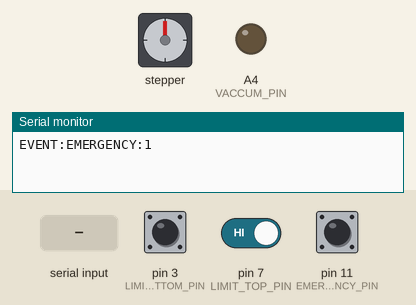
Bench run of a sketch on a simulated Arduino Mega 2560, built with avr-gcc and run on an emulated ATmega2560. Parts: stepper motor, output pins drawn as LEDs (lit = HIGH), the last lines printed to the serial monitor. Wiring (inferred from the names in the program): stepper motor driver (200 steps per turn assumed): step pin 12; direction pin 13. Inputs (shaded band) come from the test bench; at power-on: pin 7 (LIMIT_TOP_PIN) HIGH, pin 3 (LIMIT_BOTTOM_PIN) HIGH, pin 11 (EMERGENCY_PIN) HIGH. Pins used as bus, display or sensor lines are not drawn.

Above: at 1.2 s.
1.3 s: "1" received over Serial
At 1.55 s:
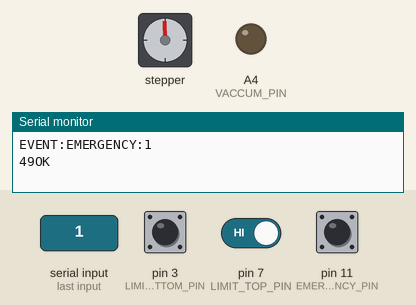
4.3 s: byte 51 (COMMAND_VACCUM_ON) received over Serial
At 4.56 s:
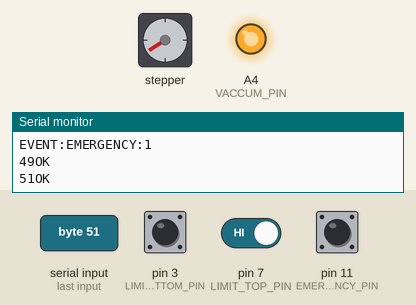
7.3 s: byte 52 (COMMAND_VACCUM_OFF) received over Serial
At 7.56 s:
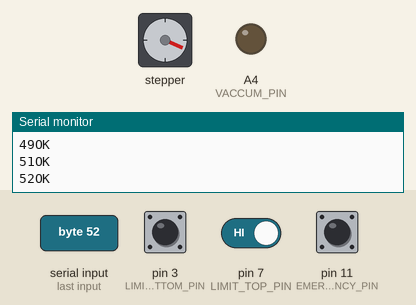
10.3 s: pin 7 (LIMIT_TOP_PIN) driven LOW
11.8 s: byte 51 (COMMAND_VACCUM_ON) received over Serial
At 12.1 s:
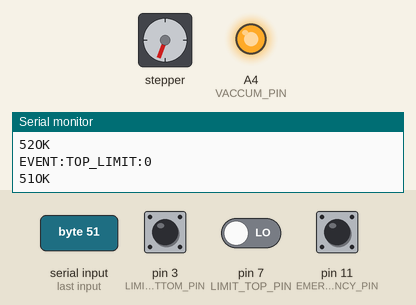
13.3 s: "2" received over Serial
At 13.85 s:
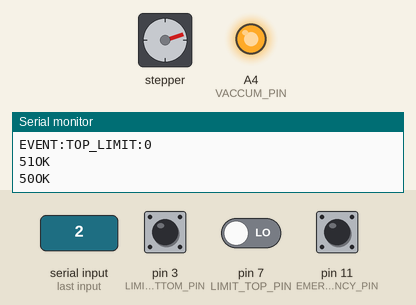
Timing chart, 0 to 17.3 s (numbered marks = the images above; inputs shaded):
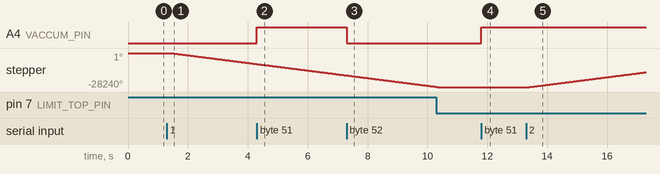

Measured:
- after the input at 1.3 s, stepper: keeps turning counter-clockwise at about 3162°/s, starting after 0.11 s
- after the input at 4.3 s, A4 (VACCUM_PIN): LOW → HIGH at once
- after the input at 7.3 s, A4 (VACCUM_PIN): HIGH → LOW at once
- after the input at 11.8 s, A4 (VACCUM_PIN): LOW → HIGH at once
- after the input at 13.3 s, stepper: keeps turning clockwise at about 3163°/s, starting after 0.11 s

The sketch:

ardduino_ads.ino
```cpp
#include <Wire.h>
#include <Adafruit_ADS1015.h>

 Adafruit_ADS1115 ads;

#define MOTOR_STEP_PIN 12
#define MOTOR_DIR_PIN 13
#define VACCUM_PIN A4
#define MICROWAVE_PIN A0
#define LIMIT_TOP_PIN 7
#define LIMIT_BOTTOM_PIN 3
#define EMERGENCY_PIN 11
//#define CABLE1_PIN A1
#define CABLE2_PIN A8
//#define CABLES_PIN A4

#define COMMAND_MOTOR_STOP 48 //0
#define COMMAND_MOTOR_UP 49   //1
#define COMMAND_MOTOR_DOWN 50 //2
#define COMMAND_VACCUM_ON 51  //3
#define COMMAND_VACCUM_OFF 52 //4
#define COMMAND_MICROWAVE_ON 53//5
#define COMMAND_MICROWAVE_OFF 54//6
#define COMMAND_MEASURE_CURRENT 55//7
#define COMMAND_READ_CABLE_CONNECTION 56//8
#define COMMAND_GET_LIMIT_SWITCH_STATE 57//9
#define MOVING_UP 1
#define MOVING_DOWN 2
#define MOVING_NONE 0

boolean isMoving=false;
int moveDirection=0;

boolean emergencyState = false;
boolean bottomLimitState = false;
boolean topLimitState = false;
boolean watchAttachedCable = false;

//debounce emergency
long debounceDelay = 50;    // the debounce time; increase if the output flickers
long lastDebounceTimeEmergency = 0;  // the last time the output pin was toggled
int lastEmergencyState=1;

long lastDebounceTimeTopLimit = 0 ;
int lastTopLimitState = 1;

long lastDebounceTimeBottomLimit = 0 ;
int lastBottomLimitState = 1;

int movingDirection =0;


void setup(){
  Serial.begin(9600);
  pinMode(MOTOR_STEP_PIN,OUTPUT);
  pinMode(MOTOR_DIR_PIN,OUTPUT);
  pinMode(VACCUM_PIN,OUTPUT);
  pinMode(MICROWAVE_PIN,OUTPUT);

  digitalWrite(MICROWAVE_PIN,LOW);
  digitalWrite(VACCUM_PIN,LOW);

  pinMode(LIMIT_TOP_PIN, INPUT_PULLUP);
  pinMode(LIMIT_BOTTOM_PIN, INPUT_PULLUP);
  pinMode(EMERGENCY_PIN, INPUT_PULLUP);
  //pinMode(CABLE1_PIN, INPUT_PULLUP);
  pinMode(CABLE2_PIN, INPUT_PULLUP);
  //pinMode(CABLES_PIN, INPUT_PULLUP);
  digitalWrite(MOTOR_DIR_PIN, HIGH);

  pinMode(CABLE2_PIN, INPUT_PULLUP);

  ads.setGain(GAIN_TWO);
  ads.begin();

}

void loop(){
//  delay(100);
//  int16_t results;

  /* Be sure to update this value based on the IC and the gain settings! */
//  float   multiplier = 0.125F;    /* ADS1015 @ +/- 6.144V gain (12-bit results) */
  //float multiplier = 0.1875F; /* ADS1115  @ +/- 6.144V gain (16-bit results) */

//  results = ads.readADC_Differential_0_1();
//  Serial.print(" Differential: "); Serial.print(results); Serial.print("("); Serial.print(results * multiplier); Serial.println("mV)");


  if(Serial.available()>0){
    int byte = Serial.read();
    String message ="OK";

    switch(byte){
      case COMMAND_MOTOR_STOP:
        isMoving = false;
        movingDirection =MOVING_NONE;
        break;
      case COMMAND_MOTOR_UP:
        digitalWrite(MOTOR_DIR_PIN, LOW);
        movingDirection = MOVING_UP;
        delay(100);
        isMoving = true;
        break;
      case COMMAND_MOTOR_DOWN:
        digitalWrite(MOTOR_DIR_PIN, HIGH);
        movingDirection = MOVING_DOWN;
        delay(100);
        isMoving = true;
        break;
      case COMMAND_VACCUM_ON:
        digitalWrite(VACCUM_PIN, HIGH);
        break;
      case COMMAND_VACCUM_OFF:
        digitalWrite(VACCUM_PIN, LOW);
        break;
      case COMMAND_MICROWAVE_ON:
        digitalWrite(MICROWAVE_PIN, HIGH);
        break;
      case COMMAND_MICROWAVE_OFF:
        digitalWrite(MICROWAVE_PIN, LOW);
        break;
      case COMMAND_MEASURE_CURRENT:
        measureLeakCurrent();
        break;
      case COMMAND_READ_CABLE_CONNECTION:
        measureCableConnection();
        break;
      case COMMAND_GET_LIMIT_SWITCH_STATE:
        sendEvent(String("LIMIT_SWITCH:")+String(topLimitState)+String(":")+String(bottomLimitState));
        break;
      default:
        message = "UNKNOW COMMAND";
        Serial.print(byte);
        break;
    }
    Serial.print(byte);
  Serial.println(message);
  Serial.flush();
  }
  readMachineState();
  driveStepper();
}


void readMachineState(){

  int topLimit,bottomLimit,emergency;

  bottomLimit = digitalRead(LIMIT_BOTTOM_PIN);
  topLimit = digitalRead(LIMIT_TOP_PIN);
  emergency = digitalRead(EMERGENCY_PIN);
  debounceEmergency(emergency);
  debounceTopLimit(topLimit);
  debounceBottomLimit(bottomLimit);
}

void measureCableConnection(){
  int cableConnection = digitalRead(CABLE2_PIN);
  sendEvent(String("CABLE_CONNECTION:")+String(cableConnection));
}

void measureLeakCurrent(){
  Serial.println("measure current");
  int cableConnection = digitalRead(CABLE2_PIN);
  int16_t results;
  float multiplier = 0.125F;
  results = ads.readADC_Differential_0_1();
  Serial.print(" Differential: "); Serial.print(results); Serial.print("("); Serial.print(results * multiplier); Serial.println("mV)");

  //int cableConnection = analogRead(CABLE2_PIN);
  //int leakCurrent = analogRead(CABLE1_PIN);
  sendEvent(String("LEAK_CURRENT:")+String(results)+String(":")+String(cableConnection));
}


void sendEvent(String msg){
  Serial.println("EVENT:"+msg);
}

//drive stepper motor
void driveStepper(){
  if(isMoving==false)
    return;
  if(movingDirection ==MOVING_UP && topLimitState == 0)
  {
    movingDirection = MOVING_NONE;
    isMoving =false;
  }

  if(movingDirection ==MOVING_DOWN && bottomLimitState == 0)
  {
    movingDirection = MOVING_NONE;
    isMoving =false;
  }

  int speedDelay=500;
  digitalWrite(MOTOR_STEP_PIN, LOW);
  delayMicroseconds(4);
  digitalWrite(MOTOR_STEP_PIN, HIGH);
  delayMicroseconds(speedDelay);

}

void debounceEmergency(int reading){
  if(reading != lastEmergencyState){
    lastDebounceTimeEmergency =millis();
  }
  if((millis() - lastDebounceTimeEmergency) > debounceDelay) {
    if(reading != emergencyState){
    emergencyState = reading;
      sendEvent(String("EMERGENCY:")+String(emergencyState));
      isMoving = false;
      movingDirection = MOVING_NONE;
    }
  }
  lastEmergencyState = reading;
}

void debounceTopLimit(int reading){
  if(reading != lastTopLimitState){
    lastDebounceTimeTopLimit =millis();
  }
  if((millis() - lastDebounceTimeTopLimit) > debounceDelay) {
    if(reading != topLimitState){
      topLimitState = reading;
      if(movingDirection == MOVING_UP){
        sendEvent(String("TOP_LIMIT:")+String(topLimitState));
        isMoving = false;
        movingDirection = MOVING_NONE;
      }
    }
  }
  lastTopLimitState = reading;
}

void debounceBottomLimit(int reading){
  if(reading != lastBottomLimitState){
    lastDebounceTimeBottomLimit =millis();
  }
  if((millis() - lastDebounceTimeBottomLimit) > debounceDelay) {
    if(reading != bottomLimitState){
      bottomLimitState = reading;
      if(movingDirection == MOVING_DOWN){
        sendEvent(String("BOTTOM_LIMIT:")+String(bottomLimitState));
        isMoving = false;
        movingDirection = MOVING_NONE;
      }
    }
  }
  lastBottomLimitState = reading;
}

void debounceInput(int reading, int lastInputState, long lastDebounceTime, int inputState,String eventName){
  if(reading != lastInputState){
    lastDebounceTime =millis();
  }
  if((millis() - lastDebounceTime) > debounceDelay) {
    if(reading != inputState){
      inputState = reading;
      sendEvent(String(eventName)+String(inputState));
      isMoving = false;
    }
  }
  lastInputState = reading;
}
```
